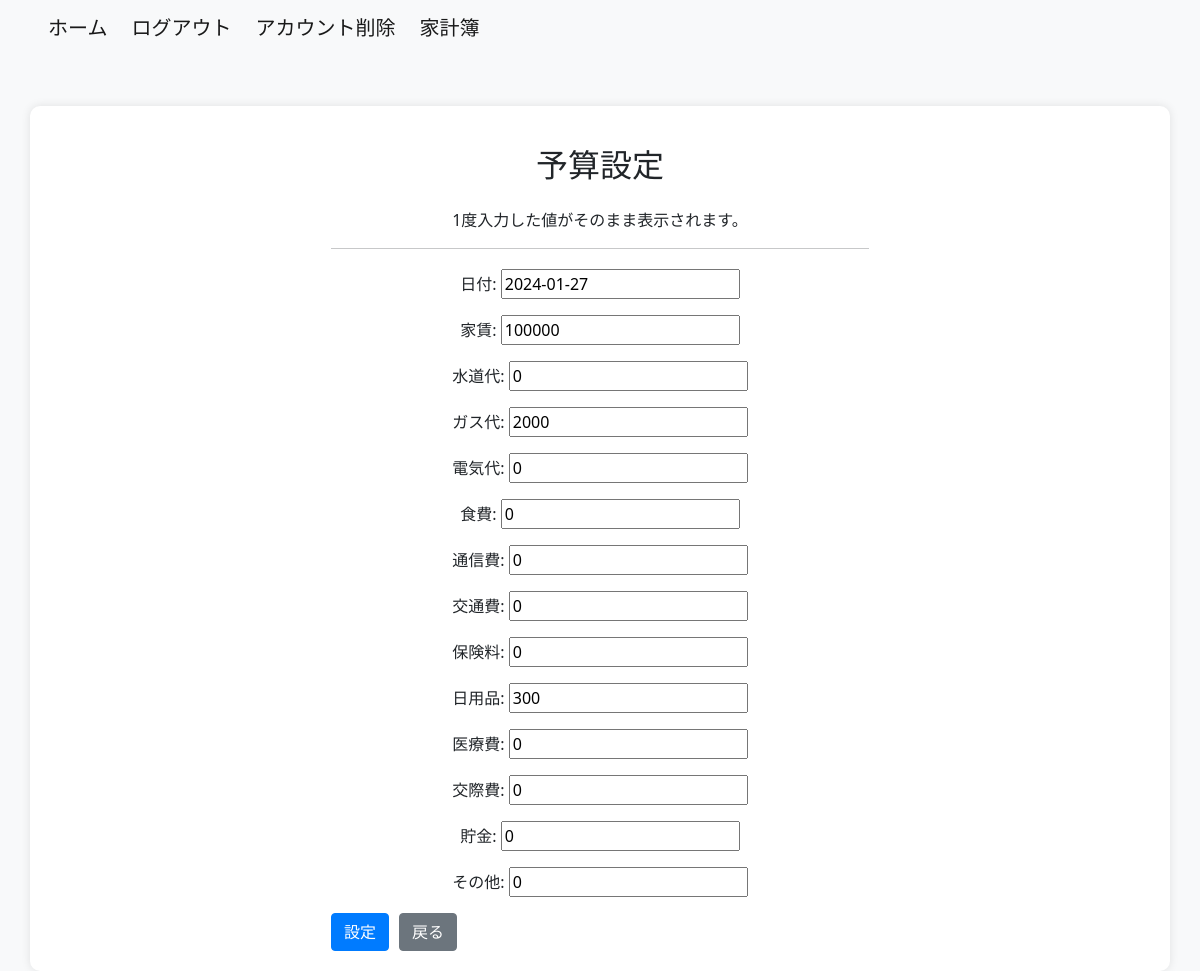
/household_budget/set_budget/ (signed in), run on the app's committed database.
### household_budget/models.py (models this page shows, shortened)
class Budget(models.Model):
    user = models.ForeignKey(settings.AUTH_USER_MODEL, on_delete=models.CASCADE)
    event_date = models.DateField(default=datetime.date.today)
    rent_budget = models.IntegerField(default=0)
    water_supply_budget = models.IntegerField(default=0)
    gas_budget = models.IntegerField(default=0)
    electricity_budget = models.IntegerField(default=0)
    food_expenses_budget = models.IntegerField(default=0)
    communication_expenses_budget = models.IntegerField(default=0)
    transportation_expenses_budget = models.IntegerField(default=0)
    insurance_fee_budget = models.IntegerField(default=0)
    daily_necessities_budget = models.IntegerField(default=0)
    medical_bills_budget = models.IntegerField(default=0)
    entertainment_expenses_budget = models.IntegerField(default=0)
    saving_budget = models.IntegerField(default=0)
    add_item_budget = models.IntegerField(default=0)
    class Meta:
        db_table = 'Budget'

### household_budget/views.py (the view)
# urls.py: path('set_budget/', set_budget, name='set_budget'),
@login_required
def set_budget(request):
    now = datetime.now()
    budgets = Budget.objects.filter(user=request.user, event_date__month=now.month, event_date__year=now.year)
    if budgets.exists():
        budget = budgets.first()
    else:
        budget = Budget.objects.create(user=request.user, event_date=now)
    if request.method == 'POST':
        form = BudgetForm(request.POST, instance=budget)
        if form.is_valid():
            form.save()
            messages.success(request, '予算設定ができました！')
            return redirect('accounts:user')
    else:
        form = BudgetForm(instance=budget)
    return render(request, 'household_budget/set_budget.html', {'form': form, 'current_budget': budget})

### household_budget/templates/household_budget/set_budget.html (shortened to what this page needs)
{% extends 'base.html' %}
{% block content %}
<div class="container">
  <div class="row">
    <div class="col-md-6 offset-md-3">
      <h2 class="text-center mb-4">予算設定</h2>
      <p>1度入力した値がそのまま表示されます。</p>
      <hr>
      <form method="post" action="{% url 'household_budget:set_budget' %}">
        {{ form.as_p }}
        <div class="d-flex justify-content-start mt-3">
          <button type="submit" class="btn btn-primary" style="margin-right: 10px;">設定</button>
          <a href="{% url 'accounts:user' %}" class="btn btn-secondary">戻る</a>
        </div>
      </form>
    </div>
  </div>
</div>
{% endblock %}

### household_budget/templates/household_budget/set_budget.html (style rules this page uses)
body { background-color: #f8f9fa; }
.container { background-color: #ffffff; border-radius: 10px; box-shadow: 0 0 10px rgba(0, 0, 0, 0.1); margin-top: 50px; padding: 20px; }
h2 { margin-top: 20px; }
p { text-align: center; }
form { margin-top: 20px; }
.btn-primary { background-color: #007bff; border-color: #007bff; }
.btn-secondary { background-color: #6c757d; border-color: #6c757d; }

### data on the page
Budget: event_date "2024-01-27", rent_budget "100000", water_supply_budget "0", gas_budget "2000", electricity_budget "0", food_expenses_budget "0", communication_expenses_budget "0", transportation_expenses_budget "0", insurance_fee_budget "0", daily_necessities_budget "300", medical_bills_budget "0", entertainment_expenses_budget "0", saving_budget "0", add_item_budget "0"
